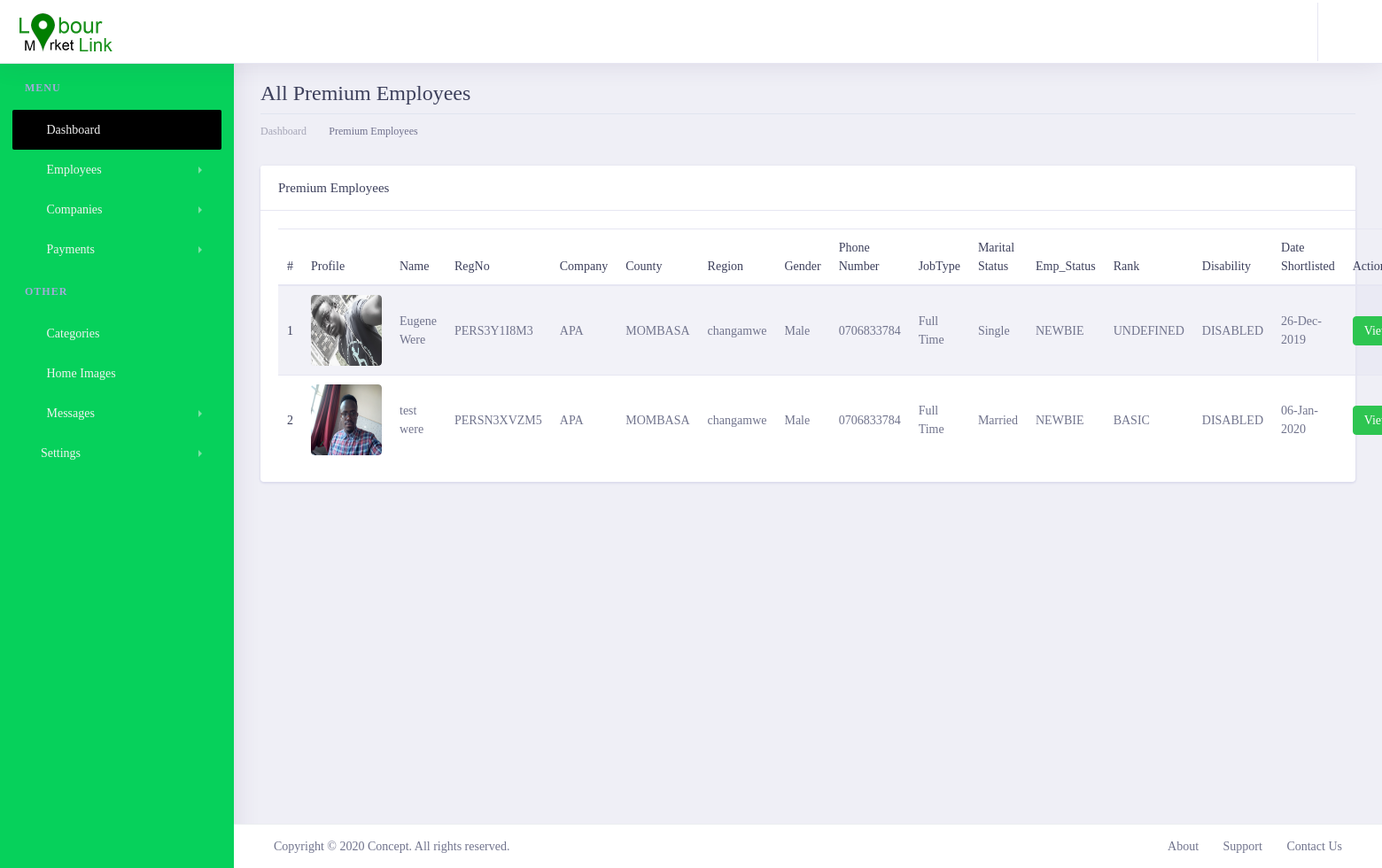
/lmladmin/shortlistedemployees/ (signed in), run on the app's committed database.
### lmlappadmin/models.py (models this page shows, shortened)
class CompanyShortlistCustomers(models.Model):
    company = models.ForeignKey(Company, on_delete=models.CASCADE)
    customer = models.ForeignKey(Customer, on_delete=models.CASCADE)
    created_at = models.DateTimeField(auto_now_add=True)
    updated_at = models.DateTimeField(auto_now=True)

class Customer(get_user_model()):
    profile_image = models.ImageField(max_length=200, upload_to='customerImages', null=True, blank=True)
    regpayment = models.ForeignKey(CustomerPayments, on_delete=models.CASCADE, null=True, blank=True)
    country = models.CharField(max_length=100,null=False, blank=False)
    county = models.ForeignKey(County, on_delete=models.CASCADE, null=False, blank=False)
    region = models.ForeignKey(Region, on_delete=models.CASCADE, null=False, blank=False)
    gender = models.CharField(max_length=100,null=False, blank=False)
    category = models.ForeignKey(Category, on_delete=models.CASCADE, max_length=200, null=False, blank=False)
    phone_number = models.CharField(max_length=20, null=False, blank=False)
    date_of_birth = models.DateField(default=datetime.datetime.now)
    landmark = models.CharField(max_length=100,null=True, blank=True)
    huduma_no = models.CharField(max_length=100,null=True, blank=True)
    job_type = models.CharField(max_length=200, null=False, blank=False)
    disability = models.TextField(null=True, blank=True)
    marital_status = models.CharField(max_length=100,null=True, blank=True)
    created_at = models.DateTimeField(auto_now_add=True)
    updated_at = models.DateTimeField(auto_now=True)
    biography = models.TextField()
    PERSONNEL_STATUS = {
        ('NEWBIE', 'Newbie'),
        ('REGISTERED_CONFIRMED', 'Registerd_confirmed'),
        ('DEACTIVATED', 'Deactivated'),
    }
    status = models.CharField(choices=PERSONNEL_STATUS, default='NEWBIE', max_length=200, null=False, blank=False)
    RANK_STATUS = {
        ('BASIC', 'Basic'),
        ('PREMIUM', 'Premium'),
        ('ULTIMATE', 'Ultimate'),
    }
    rank_status = models.CharField(choices=RANK_STATUS, default='BASIC', max_length=200, null=False, blank=False)
    DISABILITY_STATUS=[
        ('DISABLED','Disabled'),
        ('NOT_DISABLED','Not_Disabled')
    ]
    disability_status =models.CharField(choices=DISABILITY_STATUS, default='NOT_DISABLED', max_length=200, null=True, blank=False)
    class Meta:
        verbose_name = 'Customer'
        verbose_name_plural = 'Customers'
    @property
    def customer_reg_no(self):
        regno = CustomerRegNo.objects.filter(customer=self).first()
        if regno:
            return regno.personel_reg_no
        else:
            return 'NO_REGNO_ON_THIS_GUY'

class CustomerRegNo(models.Model):
    customer = models.ForeignKey(Customer, on_delete=models.CASCADE)
    personel_reg_no = models.CharField(max_length=100, null=False, blank=False, unique=True)
    created_at = models.DateTimeField(auto_now_add=True)
    updated_at = models.DateTimeField(auto_now=True)

class Company(get_user_model()):
    logo = models.ImageField(max_length=200, upload_to='employerlogo', null=True, blank=True)
    regpayment = models.ForeignKey(CompanyRegistrationPayment, on_delete=models.CASCADE, null=True, blank=True)
    category = models.ForeignKey(Category, on_delete=models.CASCADE, max_length=200, null=False, blank=False)
    company_name = models.CharField(max_length=200, null=False, blank=False)
    phone_number = models.CharField(max_length=200, null=False, blank=False, default='0700000000')
    county = models.ForeignKey(County, on_delete=models.CASCADE, null=False, blank=False)
    region = models.ForeignKey(Region, on_delete=models.CASCADE, null=False, blank=False)
    landmark = models.CharField(max_length=100,null=False, blank=False)
    company_motto =models.CharField(max_length=100,null=False, blank=False)
    brief_details = models.TextField()
    bizness_entity_type = models.CharField(max_length=100,null=False, blank=False)
    date_created = models.DateField(default=datetime.datetime.now, null=False, blank=False )
    description = models.TextField()
    website = models.CharField(max_length=100,null=True, blank=True)
    company_email = models.CharField(max_length=100,null=False, blank=False)
    kra_number = models.CharField(max_length=100,null=False, blank=False)
    alphanumeric = RegexValidator(r'^[0-9a-zA-Z]*$', 'Only alphanumeric characters are allowed.')
    bussiness_reg_no = models.CharField(max_length=100,null=True, blank=True,unique=True, validators=[alphanumeric])
    created_at = models.DateTimeField(auto_now_add=True)
    updated_at = models.DateTimeField(auto_now=True)
    COMPANY_STATUS ={
        ('NEWBIE','Newbie'),
        ('REGISTERED_CONFIRMED','Registerd_confirmed'),
        ('DEACTIVATED','Deactivated'),
    }
    status = models.CharField( choices=COMPANY_STATUS, default='NEWBIE', max_length=200, null=False, blank=False)
    RANK_STATUS = {
        ('UNDEFINED','Undefined'),
        ('BASIC','Basic'),
        ('PREMIUM', 'Premium'),
        ('ULTIMATE', 'Ultimate'),
        ('PRO_BASIC', 'Pro_basic'),
        ('PRO_ULTIMATE', 'Pro_ultimate'),
        ('PLATINUM', 'Platinum'),
    }
    rank_status = models.CharField( choices=RANK_STATUS, default='UNDEFINED', max_length=200, null=False, blank=False)
    class Meta:
        verbose_name = 'Employer'
        verbose_name_plural = 'Employers'

class County(models.Model):
    county_number = models.IntegerField(null=False,blank=False)
    county = models.CharField(max_length=200,null=False,blank=False)
    created_at = models.DateTimeField(auto_now_add=True)
    updated_at = models.DateTimeField(auto_now=True)
    def __str__(self):
        return '%s' % (self.county)

class Region(models.Model):
    county_number = models.IntegerField(null=False,blank=False)
    region = models.CharField(max_length=200,null=False,blank=False)
    ward = models.CharField(max_length=200,null=False,blank=False)
    created_at = models.DateTimeField(auto_now_add=True)
    updated_at = models.DateTimeField(auto_now=True)
    def __str__(self):
        return '%s' % (self.region)

### lmlappadmin/views.py (the view)
# urls.py: path('shortlistedemployees/',views.shortlistedemployees, name='shortlistedemployees'),
@login_required()
def shortlistedemployees(request):
    employ = CompanyShortlistCustomers.objects.filter()
    context = {
        'title': 'ShortlistedEmployees',
        'customers': employ,
    }
    return render(request,'employee/shortlistedemployies.html', context)

### lmlapp/templatetags/call_methods.py (called while the page is built)
@register.filter(name='contactushome')
def comments(request):
    contactushome = ContactUsHome.objects.filter(status="UNREAD").order_by("-created_at")
    if contactushome is not None:
        return contactushome
    return False

@register.filter(name='contactushomecount')
def commentscount(request):
    contactushomecount = ContactUsHome.objects.count()
    if contactushomecount > 0:
        return contactushomecount
    return False

### lmlappadmin/templates/employee/shortlistedemployies.html
{% extends 'admin/layout.html' %}
{% load static %}
{% block content %}
       <div class="dashboard-wrapper ml-0">
            <div class="container-fluid  dashboard-content">
                <div class="row">
                    <div class="col-xl-12 col-lg-12 col-md-12 col-sm-12 col-12">
                        <div class="page-header">
                            <h2 class="pageheader-title"> All Premium Employees</h2>
                            <div class="page-breadcrumb">
                                <nav aria-label="breadcrumb">
                                    <ol class="breadcrumb">
                                        <li class="breadcrumb-item"><a href="{% url 'LMLAdmin:home' %}" class="breadcrumb-link">Dashboard</a></li>
                                        <li class="breadcrumb-item active" aria-current="page">Premium Employees</li>
                                    </ol>
                                </nav>
                            </div>
                        </div>
                    </div>
                </div>
                <div class="row">
                    <div class="col-xl-12 col-lg-12 col-md-12 col-sm-12 col-12">
                            <div class="card">
                                <h5 class="card-header">Premium Employees</h5>
                                <div class="card-body">
                                    <table class="table table-striped">
                                        <thead>
                                            <tr>
                                                <th scope="col">#</th>
                                                <th scope="col">Profile</th>
                                                <th scope="col">Name</th>
                                                <th scope="col">RegNo</th>
                                                <th scope="col">Company</th>
                                                <th scope="col">County</th>
                                                <th scope="col">Region</th>
                                                <th scope="col">Gender</th>
                                                <th scope="col">Phone Number</th>
                                                <th scope="col">JobType</th>
                                                <th scope="col">Marital Status</th>
                                                <th scope="col">Emp_Status</th>
                                                <th scope="col">Rank</th>
                                                <th scope="col">Disability</th>
                                                <th scope="col">Date Shortlisted</th>
                                                <th scope="col">Action</th>
                                            </tr>
                                        </thead>
                                        <tbody>
                                            {% for employee in customers %}
                                                <tr>
                                                    <th scope="row">{{forloop.counter}}</th>
                                                    <td>
                                                        <div style="width: 80px; height: 80px; overflow: hidden;" class="rounded">
                                                            <img class="w-100 h-100 rounded" src="{{ employee.customer.profile_image.url }}" alt="">
                                                        </div>
                                                    </td>
                                                    <td>{{employee.customer.first_name}} {{ employee.customer.last_name }}</td>
                                                     <td>{{employee.customer.customer_reg_no}}</td>
                                                    <td>{{employee.company.company_name }}</td>
                                                    <td>{{employee.customer.county}}</td>
                                                    <td>{{employee.customer.region}}</td>
                                                    <td>{{employee.customer.gender}}</td>
                                                    <td>{{employee.customer.phone_number}}</td>
                                                    <td>{{employee.customer.job_type }}</td>
                                                    <td>{{employee.customer.marital_status}}</td>
                                                    <td>{{employee.customer.status}}</td>
                                                    <td>{{employee.customer.rank_status}}</td>
                                                    <td>{{employee.customer.disability_status}}</td>
                                                    <td>{{employee.created_at|date:'d-M-Y'}}</td>
                                                    <td>
                                                        <a href="" class="btn btn-success btn-sm rounded">View</a>
                                                    </td>
                                                </tr>
                                            {%  endfor  %}
                                        </tbody>
                                    </table>
                                </div>
                            </div>
                        </div>
                </div>
            </div>
        </div>
{% endblock content %}

### data on the page
CompanyShortlistCustomers: customer.profile_image (picture), customer.first_name "Eugene", customer.last_name "Were", customer.customer_reg_no "PERS3Y1I8M3", company.company_name "APA", customer.county "MOMBASA", customer.region "changamwe", customer.gender "Male", customer.phone_number "0706833784", customer.job_type "Full Time", customer.marital_status "Single", customer.status "NEWBIE", customer.rank_status "UNDEFINED", customer.disability_status "DISABLED", created_at "26-Dec-2019"
CompanyShortlistCustomers: customer.profile_image (picture), customer.first_name "test", customer.last_name "were", customer.customer_reg_no "PERSN3XVZM5", company.company_name "APA", customer.county "MOMBASA", customer.region "changamwe", customer.gender "Male", customer.phone_number "0706833784", customer.job_type "Full Time", customer.marital_status "Married", customer.status "NEWBIE", customer.rank_status "BASIC", customer.disability_status "DISABLED", created_at "06-Jan-2020"
